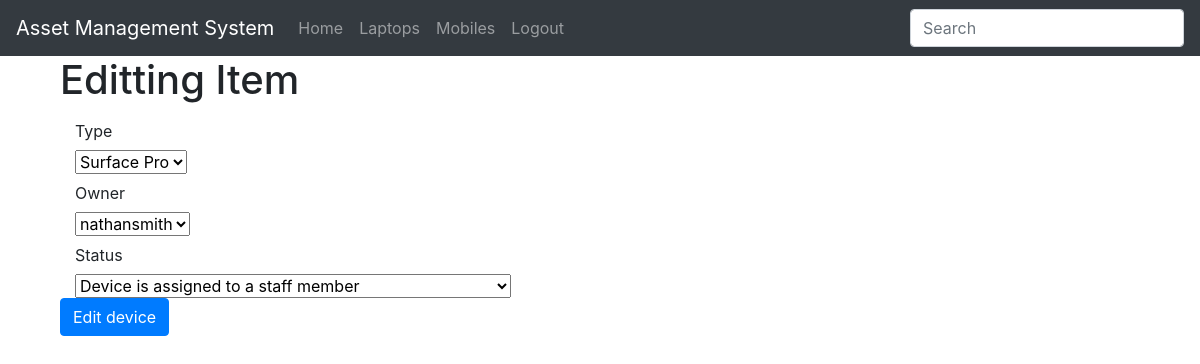
Page /edit_laptop/2 (signed in) on the committed database.
### inventory/models.py (models this page shows, shortened)
class Laptop(models.Model):
    type_choices = (
        ('SURFACEPRO', 'Surface Pro'),
        ('MACBOOK', 'MacBook'),
        ('THINKPAD', 'Thinkpad')
    )
    type = models.CharField(max_length=100, choices=type_choices, blank=False)
    owner = models.ForeignKey(User, blank=True, null=True, on_delete=models.CASCADE)
    status_choices = (
        ('AVAILABLE', 'Device is available to be assigned'),
        ('ASSIGNED', 'Device is assigned to a staff member'),
        ('SETUP_REQUIRED', 'This device needs setting up before it can be assigned'),
    )
    status =models.CharField(max_length=100, choices=status_choices, blank=False)

### inventory/views.py (the view)
# urls.py: re_path(r'^edit_laptop/(?P<pk>\d+)$', edit_laptop, name='edit_laptop'),
def edit_laptop(request, pk):
    deviceType = "Laptops"
    return edit_device(request, pk, Laptop, LaptopForm, deviceType)

### inventory/forms.py
class LaptopForm(forms.ModelForm):
    class Meta:
        model = Laptop
        fields = ('type', 'owner', 'status')

### inventory/views.py (called while the page is built)
def edit_device(request, pk, model, form, deviceType):
    item = get_object_or_404(model, pk=pk)
    items = model.objects.all()
    context = {
        'items': items,
        'header': deviceType
    }
    if request.method == 'POST':
        form = form(request.POST, instance=item)
        if form.is_valid():
            form.save()
            messages.success(request, ("Device edited successfully."))
            return render(request, 'inventory/index.html', context)
    else:
        form = form(instance=item)
        return render(request, 'inventory/edit_item.html', {'form': form})

### inventory/templates/inventory/edit_item.html (shortened to what this page needs)
{% extends 'inventory/base.html' %}
{% block body %}
    <div class="container">
        <h1>Editting Item</h1>
        <form method="POST">
            {% for field in form %}
            <div class="form-group-row">
                <label for="id_{{ field_name }}" class="col-2 col-form-label"> {{ field.label}} </label>
                <div class="col-10">
                    {{ field }}
                </div>
            </div>
            {% endfor %}
            <button type="submit" class="btn btn-primary" name="button">Edit device</button>
        </form>
    </div>
{% endblock %}

### rows in the picture
Laptop: form "Surface Pro" "nathansmith" "Device is assigned to a staff member"

### other values in the picture
{{ field.label }} "Type" "Owner" "Status"
